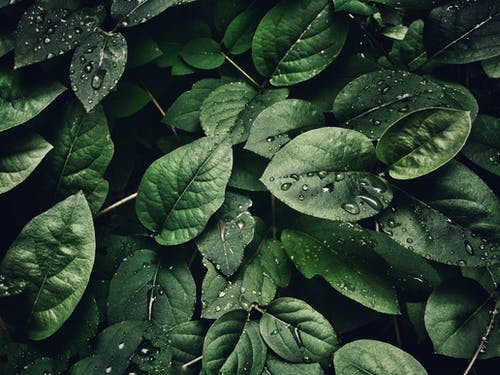
#> input picture Images/Leaves.jpeg, 500 x 375 px
$ python advanced-topic-histogram.py
#> lines starting #> are read from the running program, lines starting #| are printed output that depends on the picture; after the words box and inside, x2 and y2 are one past the last pixel; in counts of white or black regions, pixels touching at a corner belong together
###################################
# Grayscale and Colored histogram #
###################################

import cv2 as cv
import matplotlib.pyplot as plt
import numpy as np

img = cv.imread("Images/Leaves.jpeg")
#> img is the input picture: shape (375, 500, 3); mean B, G, R 48.7, 64.1, 44.8

blank = np.zeros(img.shape[:2], dtype="uint8")


#####################################################################################

# GRAYSCALE HISTOGRAM

gray = cv.cvtColor(img, cv.COLOR_BGR2GRAY)
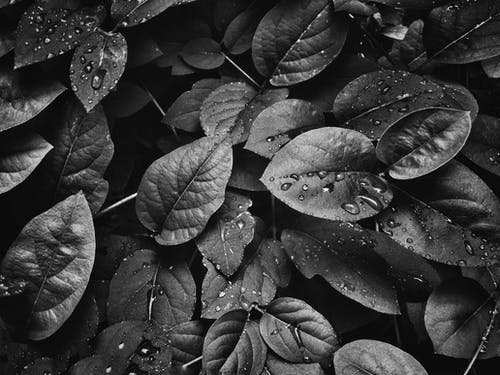
#> gray: shape (375, 500); min 0, max 254, mean 56.6
cv.imshow("Gray", gray)

mask = cv.circle(blank, (img.shape[1] // 2, img.shape[0] // 2), 100, 255, -1)
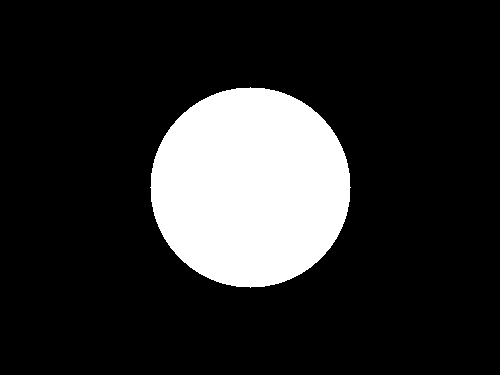
#> blank: shape (375, 500); 16.8% white; 1 white region, box (x1, y1, x2, y2) and area: (150, 87, 351, 288) 31417

masked = cv.bitwise_and(gray, gray, mask=mask)
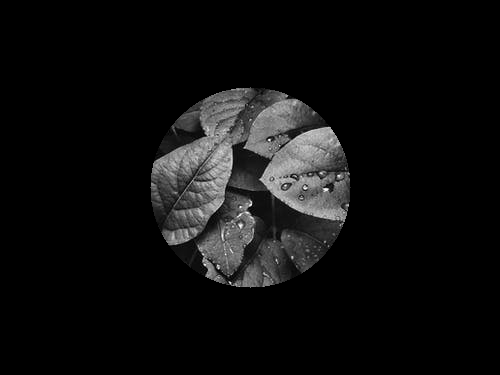
#> masked: shape (375, 500); min 0, max 253, mean 14.8
cv.imshow("Masked Gray Image", masked)


# This method computes histogram for a list of images
# Also takes in the number of channels
gray_hist = cv.calcHist([gray], channels=[0], mask=mask,
                        histSize=[256], ranges=[0, 256])
#> gray_hist = 256 values, max 369 at index 19, min 0 at index 0, mean 122.7

# Plotting on matplotlib
plt.figure()
plt.title("Grayscale Histogram")
plt.xlabel("Bins")  # Represents intensity levels
plt.ylabel("# of pixels")   # Number pixels are dependent on intensity levels
plt.plot(gray_hist)
plt.xlim([0, 256])  # Giving limit across x axis
plt.show()
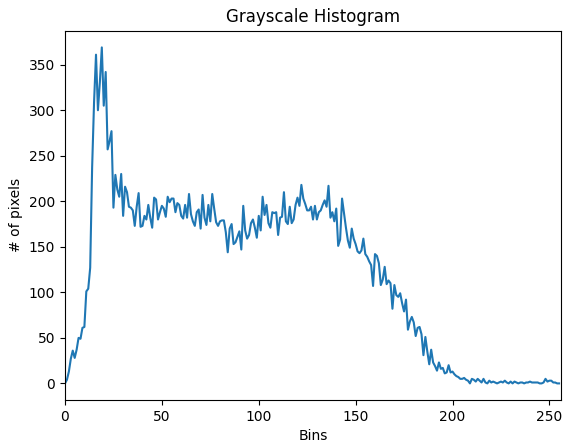
#> figure drawn by matplotlib, 1 panel; curve peaks at x = 19, y = 369

cv.waitKey(0)

#####################################################################################

# COLORED HISTOGRAM

mask2 = cv.circle(
    blank, (img.shape[1] // 2, img.shape[0] // 2), 100, 255, -1)

masked2 = cv.bitwise_and(img, img, mask=mask2)
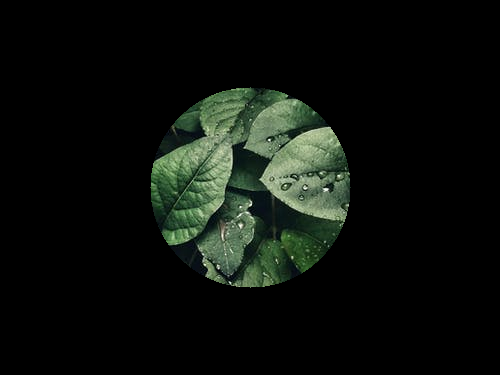
#> masked2: shape (375, 500, 3); mean B, G, R 11.9, 16.6, 12.3
cv.imshow("Masked Image", masked2)

colors = ('b', 'g', 'r')    # Tuple of color channels

plt.figure()
plt.title("Colored Histogram")
plt.xlabel("Bins")
plt.ylabel("# of pixels")

for i, col in enumerate(colors):
    hist2 = cv.calcHist([img], channels=[i], mask=mask2,
                        histSize=[256], ranges=[0, 256])
    plt.plot(hist2, color=col)
    plt.xlim([0, 256])

plt.show()  # This shows pixel intensity of all 3 channels
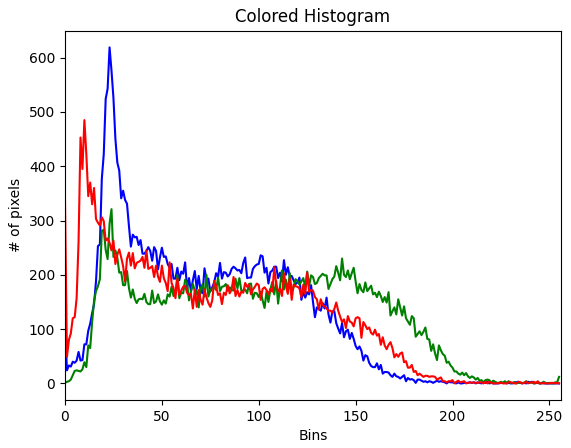
#> figure drawn by matplotlib, 1 panel; curve peaks at x = 23, y = 619; curve peaks at x = 24, y = 321; curve peaks at x = 10, y = 485

cv.waitKey(0)

# --------------------------------------------------------------
# NOTE: The channels parameter in cv.calcHist()
#       has blue = [0], green = [1], red = [2].
#       But grayscale images are automatically considered
#       as channel = [0]
# --------------------------------------------------------------
